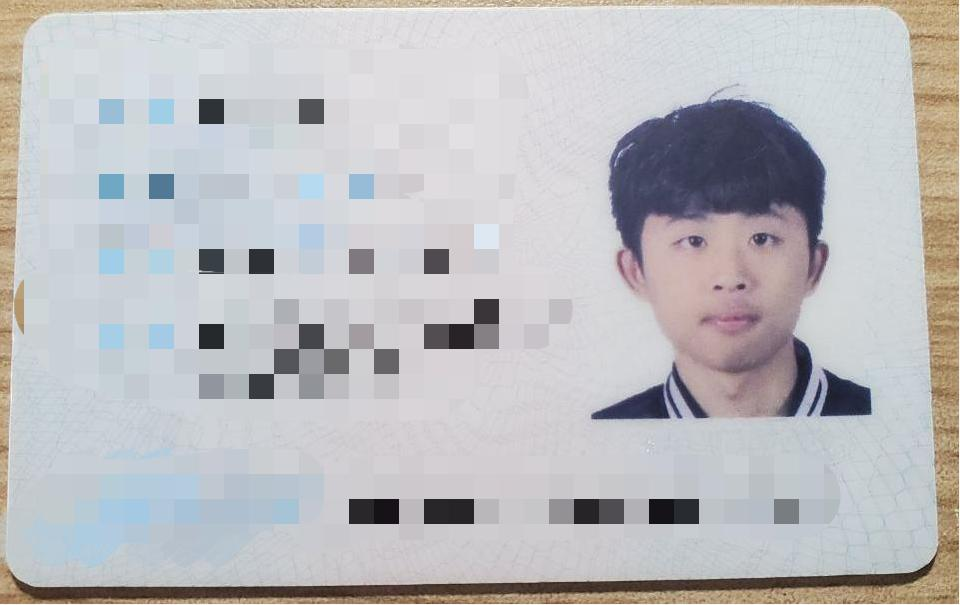
#> input picture 人脸识别/pic/identity-card.jpg, 960 x 605 px
$ python 'demo3-图片人脸识别.py'
#> lines starting #> are read from the running program, lines starting #| are printed output that depends on the picture
import cv2
# 1.读取图片
img = cv2.imread("./pic/identity-card.jpg")
#> img is the input picture: shape (605, 960, 3); mean B, G, R 190.7, 187.9, 188.2

# 2.导入人脸识别的数据包
face_detect = cv2.CascadeClassifier("haarcascade_frontalface_alt.xml")

# 3.使用鉴别器取识别图像
faces = face_detect.detectMultiScale(img)
#> faces = [[628, 166, 201, 201]]
# 4.识别到人脸后，返回的是二维列表
# x,y,w,h：分别表示脸的横坐标和宽高
for x,y,w,h in faces:
    # 参数一：识别图像数据
    # 参数二：人脸左上角坐标
    # 参数三：人脸右下角坐标
    # 参数四：标记的颜色
    # 参数五：绘图图形的宽度
    cv2.rectangle(img,pt1=(x,y),pt2=(x+w,y+h),color=[0,0,255],thickness=2)
    # 5.显示人脸
    cv2.imshow('identity-card',img)
    cv2.waitKey()
#> this loop made 1 pass
#> pass 1, `cv2.imshow('identity-card',img)`:
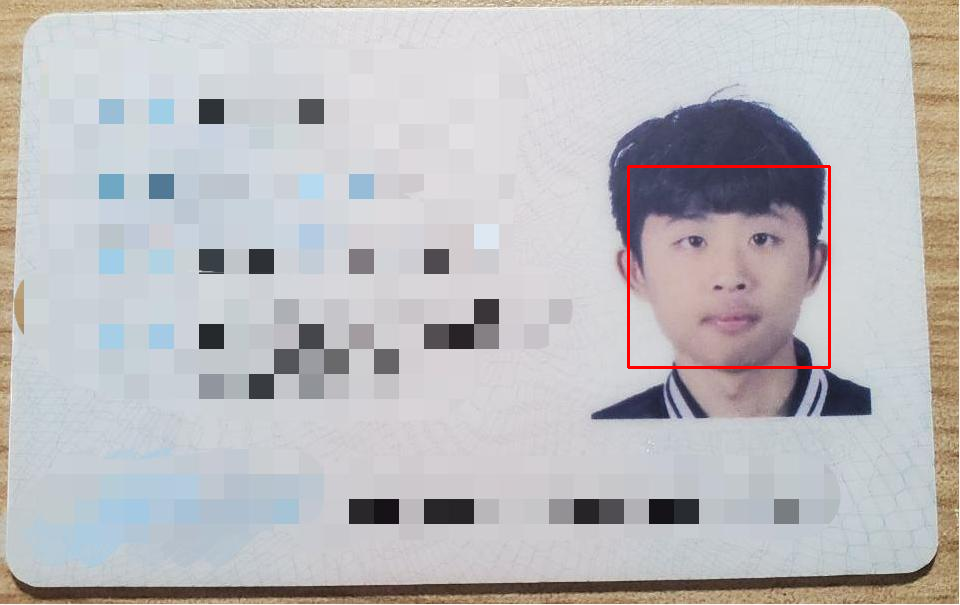
#> window 'identity-card': shape (605, 960, 3); mean B, G, R 190.1, 187.3, 188.7
